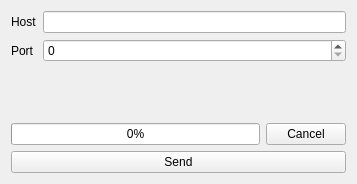
<?xml version="1.0" encoding="UTF-8"?>
<ui version="4.0">
 <class>UdpSender</class>
 <widget class="QWidget" name="UdpSender">
  <property name="geometry">
   <rect>
    <x>0</x>
    <y>0</y>
    <width>357</width>
    <height>184</height>
   </rect>
  </property>
  <property name="windowTitle">
   <string>Form</string>
  </property>
  <layout class="QVBoxLayout" name="verticalLayout">
   <item>
    <layout class="QFormLayout" name="formLayout">
     <item row="0" column="0">
      <widget class="QLabel" name="label">
       <property name="text">
        <string>Host</string>
       </property>
       <property name="buddy">
        <cstring>le_host</cstring>
       </property>
      </widget>
     </item>
     <item row="0" column="1">
      <widget class="QLineEdit" name="le_host"/>
     </item>
     <item row="1" column="0">
      <widget class="QLabel" name="label_2">
       <property name="text">
        <string>Port</string>
       </property>
       <property name="buddy">
        <cstring>sb_port</cstring>
       </property>
      </widget>
     </item>
     <item row="1" column="1">
      <widget class="QSpinBox" name="sb_port">
       <property name="maximum">
        <number>65535</number>
       </property>
      </widget>
     </item>
    </layout>
   </item>
   <item>
    <layout class="QHBoxLayout" name="horizontalLayout">
     <item>
      <widget class="QProgressBar" name="pg_sent">
       <property name="value">
        <number>0</number>
       </property>
      </widget>
     </item>
     <item>
      <widget class="QPushButton" name="pb_cancel">
       <property name="text">
        <string>Cancel</string>
       </property>
      </widget>
     </item>
    </layout>
   </item>
   <item>
    <widget class="QPushButton" name="pb_send">
     <property name="text">
      <string>Send</string>
     </property>
    </widget>
   </item>
  </layout>
 </widget>
 <resources/>
 <connections/>
</ui>
